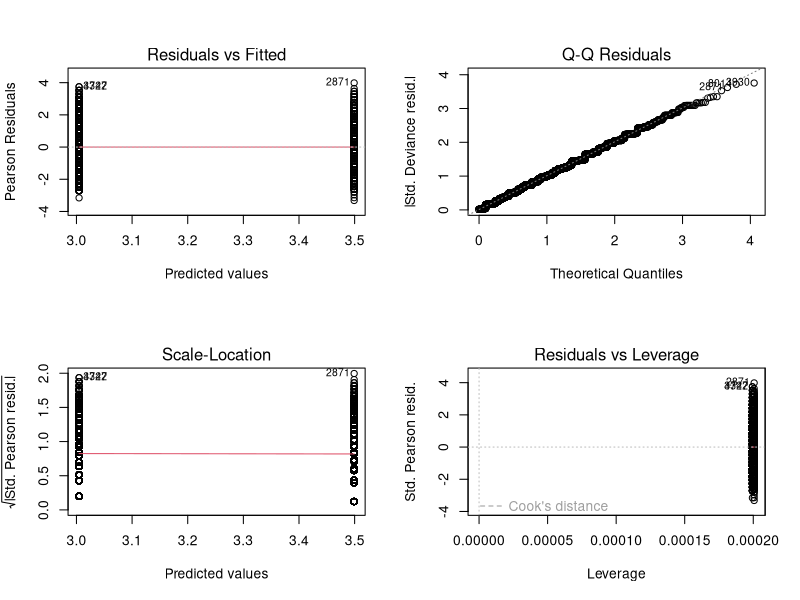
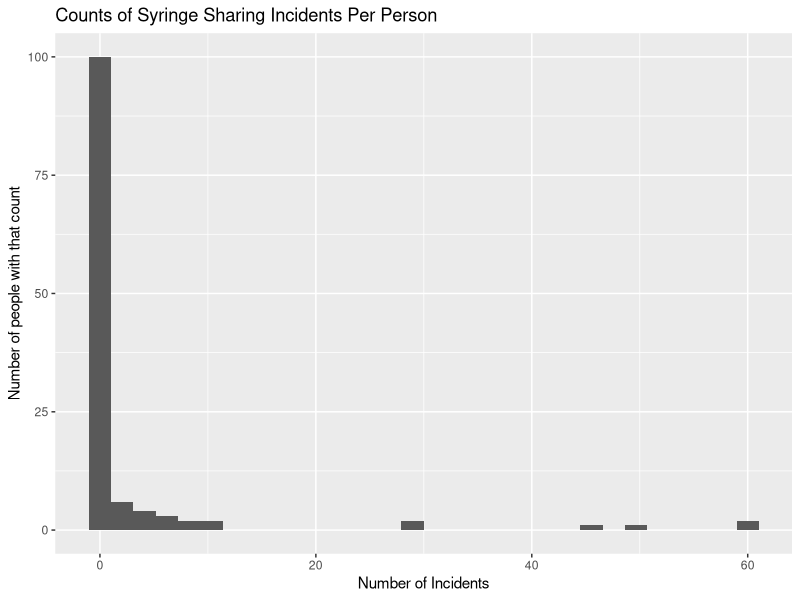
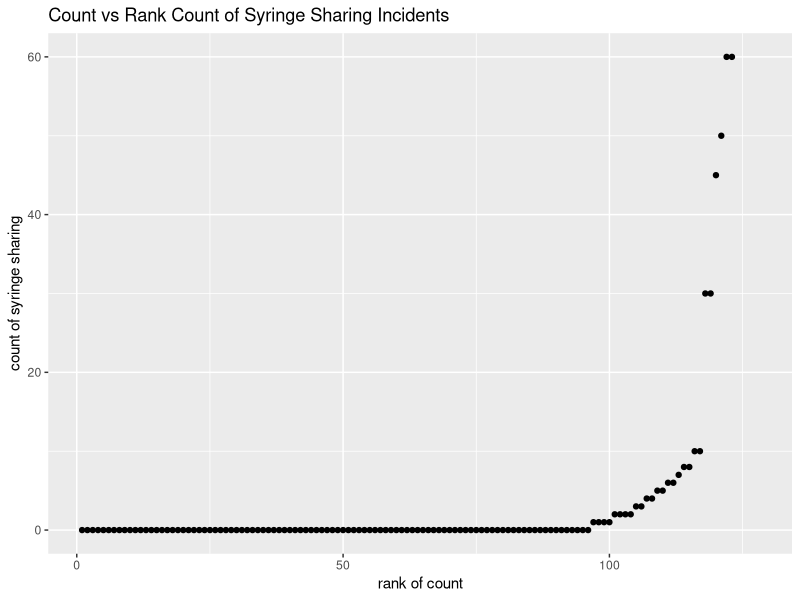
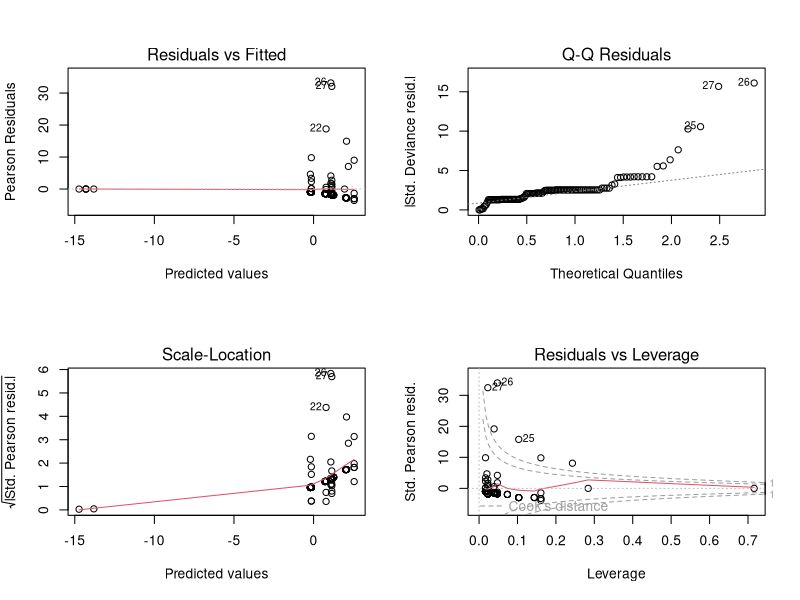

R code for these plots, in order:
## ---- chunk 1
set.seed(1)
## ---- chunk 2
simdat <- data.frame(race=sample(c("white", "non-white"), size=10000, replace=TRUE))
simdat$race <- factor(simdat$race, levels=c("white", "non-white"))
simdat$y <- rpois(10000, lambda=ifelse(simdat$race=="white", exp(3.5), exp(3)))
## ---- chunk 3
fit <- glm(y ~ race, data=simdat, family=poisson("log"))
summary(fit)
## ---- chunk 4
(df <- fit$df.residual) #residual degrees of freedom
(res.dev <- sum(fit$deviance))  #total residual deviance
## ---- chunk 5
qchisq(0.95, df=1)
## ---- chunk 6
qchisq(0.95, df=9998)
## ---- chunk 7
par(mfrow=c(2,2))
plot(fit)
## ---- chunk 8
needledat = read.csv("needle_sharing.csv")
summary(needledat$shared_syr)
var(needledat$shared_syr, na.rm=TRUE)
## ---- chunk 9
library(ggplot2)
ggplot(needledat, aes(shared_syr)) +
  geom_histogram() + 
  labs(title = "Counts of Syringe Sharing Incidents Per Person") + 
  xlab("Number of Incidents") + 
  ylab("Number of people with that count")
## ---- chunk 10
library(dplyr)
mutate(needledat, rnk = rank(shared_syr, ties.method = "first")) %>%
  ggplot(aes(x=rnk, y=shared_syr)) +
  geom_point() + 
  labs(title = "Count vs Rank Count of Syringe Sharing Incidents") + 
  xlab("rank of count") + 
  ylab("count of syringe sharing")
## ---- chunk 11
needledat$homeless <- factor(needledat$homeless, levels=0:1, 
                             labels=c("no", "yes"))
## ---- chunk 12
fit.pois <- glm(shared_syr ~ sex + ethn + homeless, 
           data=needledat, family=poisson(link="log"))
summary(fit.pois)
## ---- chunk 13
par(mfrow=c(2,2))
plot(fit.pois)
